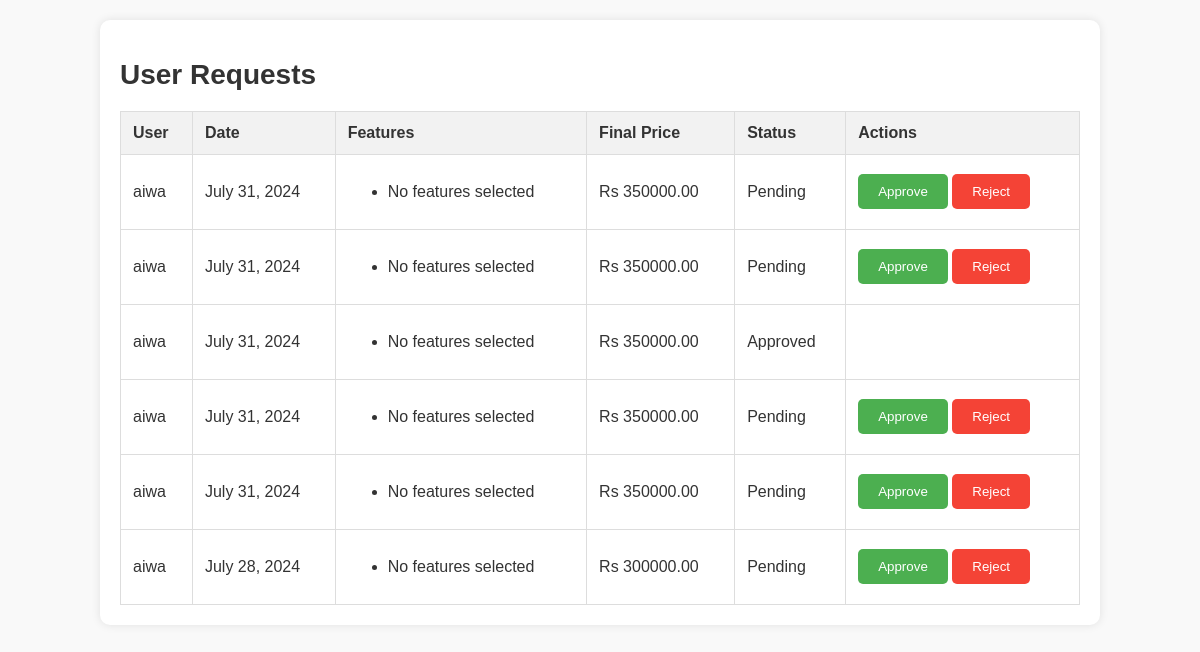
Before: /user_requests/ (signed in) with the older database file.
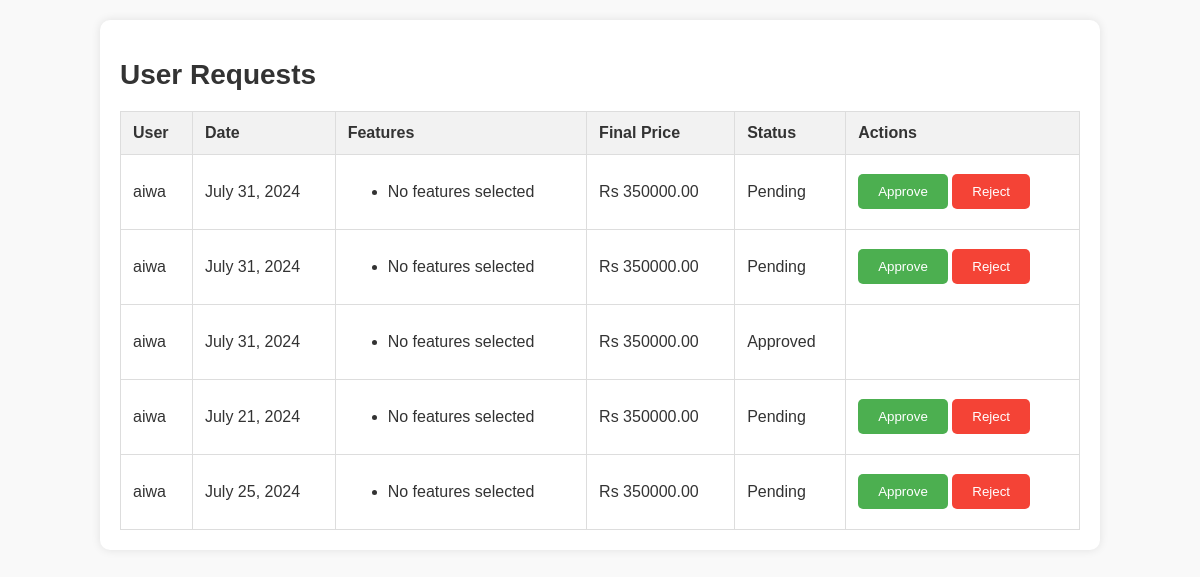
After: the same page with the newer database file.
### auditorium/models.py (models this page shows, shortened)
class UserRequest(models.Model):
    user = models.ForeignKey(User, on_delete=models.CASCADE)
    auditorium = models.ForeignKey(Auditorium, on_delete=models.CASCADE)
    date = models.DateField()
    features = models.ManyToManyField(Feature)
    final_price = models.DecimalField(max_digits=10, decimal_places=2)
    approved = models.BooleanField(default=False)
    created_at = models.DateTimeField(auto_now_add=True)

class User(AbstractBaseUser, PermissionsMixin):
    username = models.CharField(max_length=150, unique=True)
    email = models.EmailField(unique=True)
    role = models.CharField(max_length=50, blank=True, null=True)
    is_staff = models.BooleanField(default=False)
    is_active = models.BooleanField(default=True)
    groups = models.ManyToManyField(Group, related_name='custom_user_groups')
    user_permissions = models.ManyToManyField(Permission, related_name='custom_user_permissions')
    objects = CustomUserManager()
    USERNAME_FIELD = 'email'
    REQUIRED_FIELDS = ['username']

### auditorium/views.py (the view)
# urls.py: path('user_requests/', views.user_requests, name='user_requests'),
@login_required
def user_requests(request):
    requests = UserRequest.objects.filter(auditorium__user=request.user)
    context = {
        'requests': requests
    }
    return render(request, 'user_requests.html', context)

### auditorium/templates/user_requests.html (shortened to what this page needs)
<!DOCTYPE html>
<html lang="en">
<head>
</head>
<body>
    <div class="container">
        <h1>User Requests</h1>
        <table>
            <thead>
                <tr>
                    <th>User</th>
                    <th>Date</th>
                    <th>Features</th>
                    <th>Final Price</th>
                    <th>Status</th>
                    <th>Actions</th>
                </tr>
            </thead>
            <tbody>
                {% for request in requests %}
                <tr>
                    <td>{{ request.user.username }}</td>
                    <td>{{ request.date }}</td>
                    <td>
                        <ul>
                            {% for feature in request.features.all %}
                            <li>{{ feature.name }}</li>
                            {% empty %}
                            <li>No features selected</li>
                            {% endfor %}
                        </ul>
                    </td>
                    <td>Rs {{ request.final_price }}</td>
                    <td>{% if request.approved %}Approved{% else %}Pending{% endif %}</td>
                    <td class="actions">
                        {% if not request.approved %}
                        <form method="post" action="{% url 'approve_request' request.id %}">
                            <button type="submit" class="approve-btn">Approve</button>
                        </form>
                        <form method="post" action="{% url 'reject_request' request.id %}">
                            <button type="submit" class="reject-btn">Reject</button>
                        </form>
                        {% endif %}
                    </td>
                </tr>
                {% endfor %}
            </tbody>
        </table>
    </div>
</body>
</html>

### auditorium/templates/user_requests.html (style rules this page uses)
body { font-family: Arial, sans-serif; margin: 0; padding: 0; background-color: #f9f9f9; color: #333; }
.container { width: 80%; margin: 20px auto; background-color: #fff; padding: 20px; border-radius: 10px; box-shadow: 0 0 10px rgba(0, 0, 0, 0.1); }
h1 { font-size: 28px; margin-bottom: 20px; }
table { width: 100%; border-collapse: collapse; }
table, th, td { border: 1px solid #ddd; }
th, td { padding: 12px; text-align: left; }
th { background-color: #f2f2f2; }
.actions form { display: inline-block; }
.approve-btn, .reject-btn { padding: 10px 20px; border: none; border-radius: 5px; cursor: pointer; }
.approve-btn { background-color: #4CAF50; color: white; }
.reject-btn { background-color: #f44336; color: white; }

Changed rows visible on the page:
removed UserRequest: user.username "aiwa", date "July 31, 2024", final_price "350000.00", approved "Pending"
removed UserRequest: user.username "aiwa", date "July 31, 2024", final_price "350000.00", approved "Pending"
removed UserRequest: user.username "aiwa", date "July 28, 2024", final_price "300000.00", approved "Pending"
added UserRequest: user.username "aiwa", date "July 21, 2024", final_price "350000.00", approved "Pending"
added UserRequest: user.username "aiwa", date "July 25, 2024", final_price "350000.00", approved "Pending"
